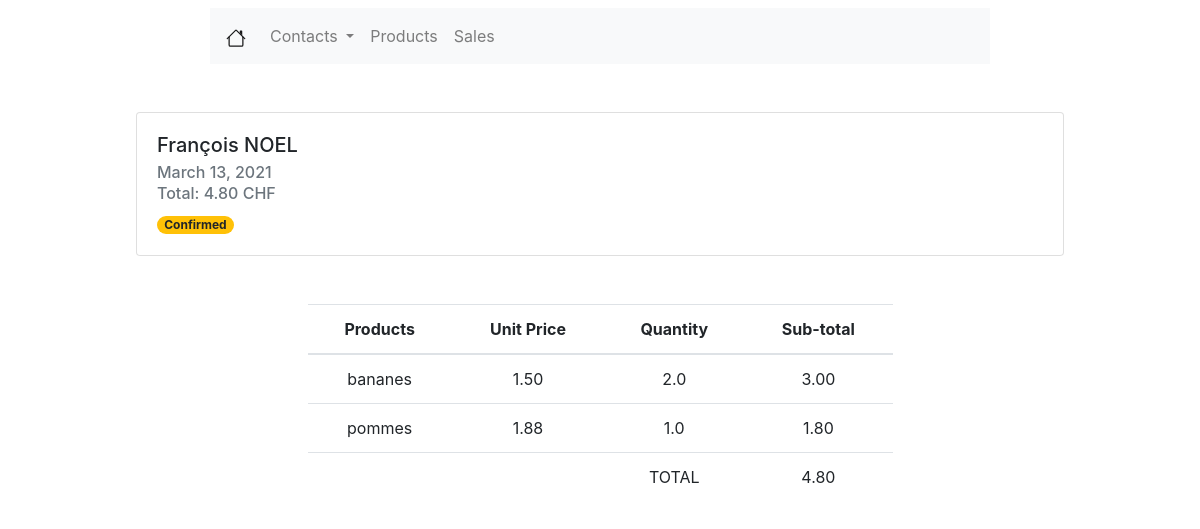
Before: /sales/4/ with the older database file.
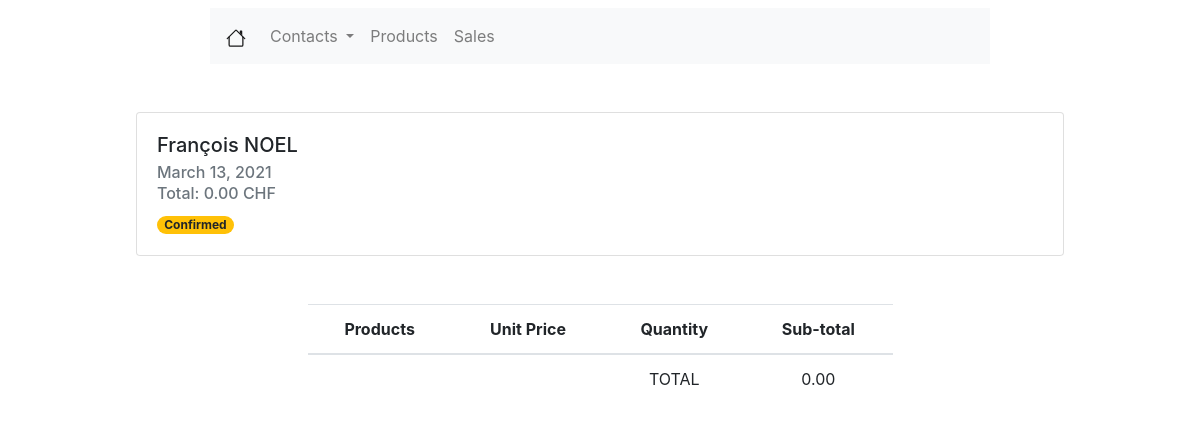
After: the same page with the newer database file.
### sale/models.py (models this page shows, shortened)
class SaleOrder(models.Model):
    ORDER_STATE = (
        ('DR', 'Draft'),
        ('PG', 'Pending'),
        ('CF', 'Confirmed'),
        ('CC', 'Canceled')
    )
    create_at = models.DateTimeField(auto_now_add=True)
    updated_at = models.DateTimeField(auto_now=True)
    name = models.CharField(max_length=100)
    partner_id = models.ForeignKey(Contact, on_delete=models.CASCADE, null=False, verbose_name='Customer')
    validity_date = models.DateField(verbose_name="Validity date", blank=True, null=True)
    order_state = models.CharField(verbose_name="Etat de la commande", max_length=10, choices=ORDER_STATE, default='DR')
    @property
    def state_color(self):
        if self.order_state == 'DR':
            return "badge-info"
        elif self.order_state == 'PG':
            return "badge-secondary"
        elif self.order_state == 'CF':
            return "badge-warning"
        elif self.order_state == 'CC':
            return "badge-danger"
    @property
    def total(self):
        res = False
        for sol in self.saleorderline_set.all():
            res += sol.sol_total
        return round(res, 2)

class SaleOrderLine(models.Model):
    create_at = models.DateTimeField(auto_now_add=True, blank=True, null=True)
    updated_at = models.DateTimeField(auto_now=True, blank=True, null=True)
    product_id = models.ForeignKey(Product, on_delete=models.CASCADE, null=False, verbose_name="Products")
    quantity = models.FloatField(default=1, verbose_name="Quantity")
    sol_total = models.FloatField(verbose_name="Total", max_length=100)
    sale_order_id = models.ForeignKey(SaleOrder, on_delete=models.CASCADE)

### products/models.py (models this page shows, shortened)
class Product(models.Model):
    create_at = models.DateTimeField(auto_now_add=True)
    updated_at = models.DateTimeField(auto_now=True)
    name = models.CharField(verbose_name="Nom du produit", max_length=50)
    price = models.FloatField(verbose_name="Prix du produit")
    description = models.TextField(verbose_name="Description du produit", null=True)
    picture = models.ImageField(verbose_name="Illustrations", upload_to='images')

### contacts/models.py (models this page shows, shortened)
class Contact(models.Model):
    COUNTRY_CHOICES = (
        ('US', 'United States'),
        ('FR', 'France'),
        ('CH', 'Suisse'),
        ('RU', 'Russia'),
        ('IT', 'Italy'),
    )
    TITLE_CHOICES = (
        ('M.', 'Monsieur'),
        ('Mme', 'Madame'),
        ('Melle', 'Mademoiselle'),
        ('NA', 'Sans avis'),
    )
    LANG_CHOICES = (
        ('EN', 'Anglais'),
        ('FR', 'Francais'),
        ('CH', 'Suisse'),
        ('RU', 'Russe'),
        ('IT', 'Italien'),
    )
    is_active = models.BooleanField(verbose_name="active", default=True)
    title = models.CharField(verbose_name="titre", max_length=50, null=False, choices=TITLE_CHOICES, default='Mme')
    lang = models.CharField(verbose_name="Langue", max_length=80, null=False, choices=LANG_CHOICES, default='US')
    name = models.CharField(verbose_name='Prénom', max_length=200, null=True)
    lastname = models.CharField(verbose_name='Nom de famille', max_length=200, null=True)
    age = models.IntegerField(verbose_name='Age', null=True)
    street = models.CharField(verbose_name="Adresse", max_length=100, null=True)
    region_zip = models.IntegerField(verbose_name="Code postale", null=True)
    city = models.CharField(verbose_name="Ville", max_length=200, null=True)
    country = models.CharField(verbose_name="Pays", max_length=100, null=False, choices=COUNTRY_CHOICES, default='CH')
    phone = PhoneNumberField(null=True)
    mobile = PhoneNumberField(null=True)
    email = models.EmailField(verbose_name="E-mail", max_length=254, null=True)
    state = models.CharField(verbose_name="Etat", max_length=20, null=True)

### sale/views.py (the view)
# urls.py: path('<int:pk>/', views.SaleOrderDetailView.as_view(), name='sale_detail'),
class SaleOrderDetailView(generic.DetailView):
    template_name = 'sale/sale_formview.html'
    model = SaleOrder

### sale/templatetags/verbose_names.py (called while the page is built)
@register.simple_tag
def get_verbose_field_name(instance, field_name):
    return instance._meta.get_field(field_name).verbose_name.title()

### sale/templates/sale/sale_formview.html (shortened to what this page needs)
{% extends 'viewlist/viewlist.html' %}
{% load verbose_names %}
{% block viewlist %}
    <div class="row mx-auto mt-5 justify-content-center">
        <div class="card" style="width: 58rem;">
            <div class="card-body">
                <div class="row">
                    <div class="col-md-10">
                        <h5 class="card-title">{{ saleorder.partner_id.name }} {{ saleorder.partner_id.lastname }} </h5>
                    </div>
                </div>
                <h6 class="card-subtitle mb-2 text-muted " data-toggle="tooltip" data-placement="left"
                    title="{% get_verbose_field_name saleorder "validity_date" %}">{{ saleorder.validity_date }}</h6>
                <h6 class="card-subtitle mb-2 text-muted">Total: {{ saleorder.total|floatformat:2 }} CHF</h6>
                <span class="badge {{ saleorder.state_color }} badge-pill">{{ saleorder.get_order_state_display }}</span>
            </div>
        </div>
    </div>
    <div class="row mx-auto mt-5 justify-content-center">
        <table class="table table-hover w-50" style="text-align: center">
            <thead>
            <tr>
                <th scope="col">Products</th>
                <th scope="col">Unit Price</th>
                <th scope="col">Quantity</th>
                <th scope="col">Sub-total</th>
            </tr>
            </thead>
            <tbody>
            {% for sol in saleorder.saleorderline_set.all %}
                <tr>
                    <td>{{ sol.product_id.name }}</td>
                    <td>{{ sol.product_id.price|floatformat:2 }}</td>
                    <td>{{ sol.quantity }}</td>
                    <td>{{ sol.sol_total|floatformat:2 }}</td>
                </tr>
            {% endfor %}
            <tr>
                <td></td>
                <td></td>
                <td>TOTAL</td>
                <td>{{ saleorder.total|floatformat:2 }}</td>
            </tr>
            </tbody>
        </table>
    </div>
{% endblock %}

Changed rows visible on the page:
removed SaleOrderLine: product_id.name "bananes", product_id.price "1.50", quantity "2.0", sol_total "3.00"
removed SaleOrderLine: product_id.name "pommes", product_id.price "1.88", quantity "1.0", sol_total "1.80"
computed for SaleOrder "Confirmed": total "4.80" → "0.00"
